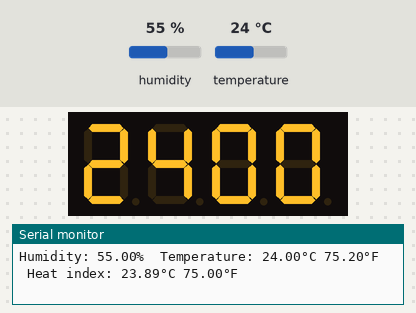
Recording of a sketch running on a simulated Arduino Uno, built with avr-gcc and run on an emulated ATmega328P. Parts: 4-digit seven-segment display, the last lines printed to the serial monitor. Inputs (shaded band) come from the test bench; at power-on: temperature 24 °C, humidity 55 %.

Above: at 4.8 s.
4.9 s: temperature set to 12 °C
At 7.2 s:
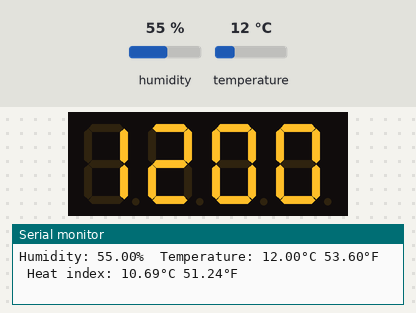
7.9 s: temperature set to 28 °C
At 8.7 s:
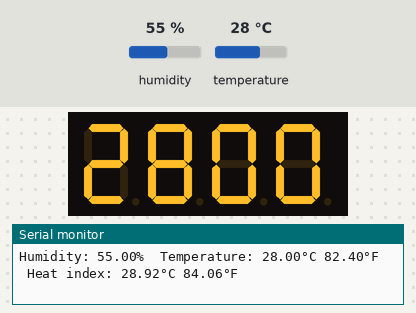
10.9 s: temperature set to 19 °C
At 12.9 s:
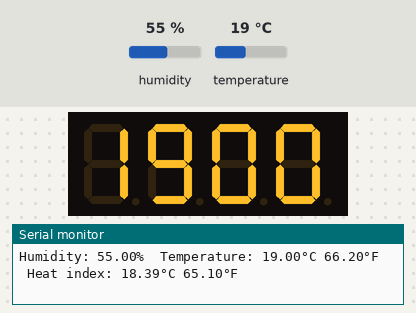
Timing chart, 0 to 14.4 s (numbered marks = the images above; inputs shaded):
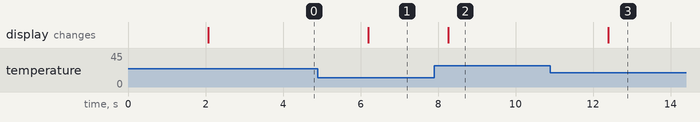

Measured:
- after the input at 4.9 s, the display: changes after 1.3 s (image 1)
- after the input at 7.9 s, the display: changes after 0.37 s (image 2)
- after the input at 10.9 s, the display: changes after 1.5 s (image 3)

The sketch:

10_11_DHT11_7Segment.ino
```cpp
// Example testing sketch for various DHT humidity/temperature sensors
// Written by ladyada, public domain

// REQUIRES the following Arduino libraries:
// - DHT Sensor Library: https://github.com/adafruit/DHT-sensor-library
// - Adafruit Unified Sensor Lib: https://github.com/adafruit/Adafruit_Sensor

#include "DHT.h"
#include "TM1637.h"
#define DHTPIN 6     // Digital pin connected to the DHT sensor
// Feather HUZZAH ESP8266 note: use pins 3, 4, 5, 12, 13 or 14 --
// Pin 15 can work but DHT must be disconnected during program upload.

// Uncomment whatever type you're using!
#define DHTTYPE DHT11   // DHT 11
//#define DHTTYPE DHT22   // DHT 22  (AM2302), AM2321
//#define DHTTYPE DHT21   // DHT 21 (AM2301)

// Connect pin 1 (on the left) of the sensor to +5V
// NOTE: If using a board with 3.3V logic like an Arduino Due connect pin 1
// to 3.3V instead of 5V!
// Connect pin 2 of the sensor to whatever your DHTPIN is
// Connect pin 3 (on the right) of the sensor to GROUND (if your sensor has 3 pins)
// Connect pin 4 (on the right) of the sensor to GROUND and leave the pin 3 EMPTY (if your sensor has 4 pins)
// Connect a 10K resistor from pin 2 (data) to pin 1 (power) of the sensor

// Initialize DHT sensor.
// Note that older versions of this library took an optional third parameter to
// tweak the timings for faster processors.  This parameter is no longer needed
// as the current DHT reading algorithm adjusts itself to work on faster procs.
DHT dht(DHTPIN, DHTTYPE);
#define CLK 2//pins definitions for TM1637 and can be changed to other ports
#define DIO 3
TM1637 tm1637(CLK, DIO);
void setup() {
  Serial.begin(9600);
  Serial.println(F("DHTxx test!"));
  tm1637.init();
  tm1637.set(BRIGHT_TYPICAL);//BRIGHT_TYPICAL = 2,BRIGHT_DARKEST = 0,BRIGHTEST = 7;
  dht.begin();
}

void loop() {
  // Wait a few seconds between measurements.
  delay(2000);

  // Reading temperature or humidity takes about 250 milliseconds!
  // Sensor readings may also be up to 2 seconds 'old' (its a very slow sensor)
  float h = dht.readHumidity();
  // Read temperature as Celsius (the default)
  float t = dht.readTemperature();
  // Read temperature as Fahrenheit (isFahrenheit = true)
  float f = dht.readTemperature(true);

  // Check if any reads failed and exit early (to try again).
  if (isnan(h) || isnan(t) || isnan(f)) {
    Serial.println(F("Failed to read from DHT sensor!"));
    return;
  }

  // Compute heat index in Fahrenheit (the default)
  float hif = dht.computeHeatIndex(f, h);
  // Compute heat index in Celsius (isFahreheit = false)
  float hic = dht.computeHeatIndex(t, h, false);

  Serial.print(F("Humidity: "));
  Serial.print(h);
  Serial.print(F("%  Temperature: "));
  Serial.print(t);
  Serial.print(F("°C "));
  Serial.print(f);
  Serial.print(F("°F  Heat index: "));
  Serial.print(hic);
  Serial.print(F("°C "));
  Serial.print(hif);
  Serial.println(F("°F"));
  int temp = int (t*100);
  int arr[4];
  int i=0;
  while(temp>0){
    int ans = temp%10;
    temp = temp/10;
    arr[i]=ans;
    i++;
  }
  tm1637.display(0,arr[3]);
  tm1637.display(1,arr[2]);
  tm1637.display(2,arr[1]);
  tm1637.display(3,arr[0]);
}
```
